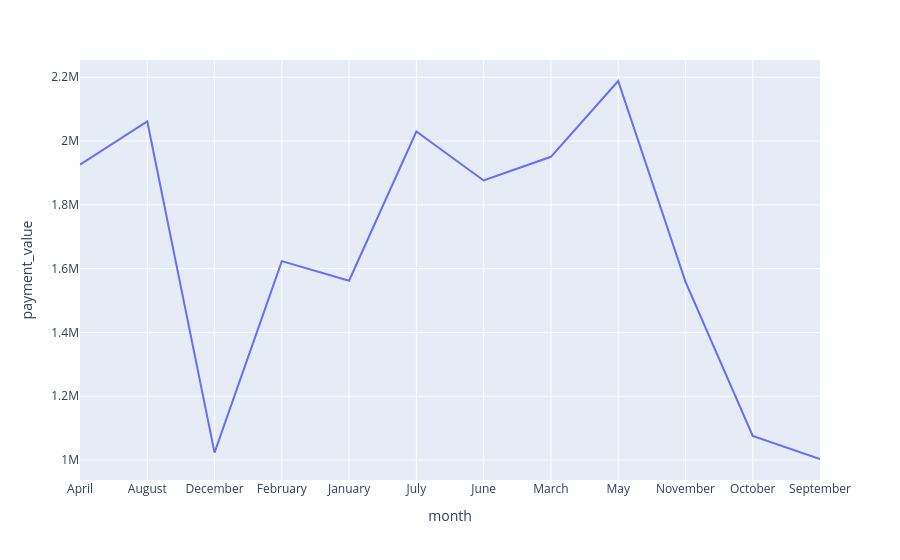

Notebook code cell kept with this figure:
### Code cell
monthly_revenue = master.groupby('month')['payment_value'].sum().reset_index()

fig = px.line(monthly_revenue,x ='month',y='payment_value')

fig.show()

### Figure 1 — Plotly figure (JSON) as saved in the notebook; plotly's stock layout.template omitted (floating-point values rounded to 4 significant figures)
{"data": [{"hovertemplate": "month=%{x}<br>payment_value=%{y}<extra></extra>", "legendgroup": "", "line": {"color": "#636efa", "dash": "solid"}, "marker": {"symbol": "circle"}, "mode": "lines", "name": "", "orientation": "v", "showlegend": false, "type": "scatter", "x": ["April", "August", "December", "February", "January", "July", "June", "March", "May", "November", "October", "September"], "xaxis": "x", "y": [1926000.0, 2062000.0, 1023000.0, 1624000.0, 1562000.0, 2030000.0, 1877000.0, 1951000.0, 2188000.0, 1560000.0, 1075000.0, 1003000.0], "yaxis": "y"}], "layout": {"legend": {"tracegroupgap": 0}, "margin": {"t": 60}, "xaxis": {"anchor": "y", "domain": [0, 1], "title": {"text": "month"}}, "yaxis": {"anchor": "x", "domain": [0, 1], "title": {"text": "payment_value"}}}}
